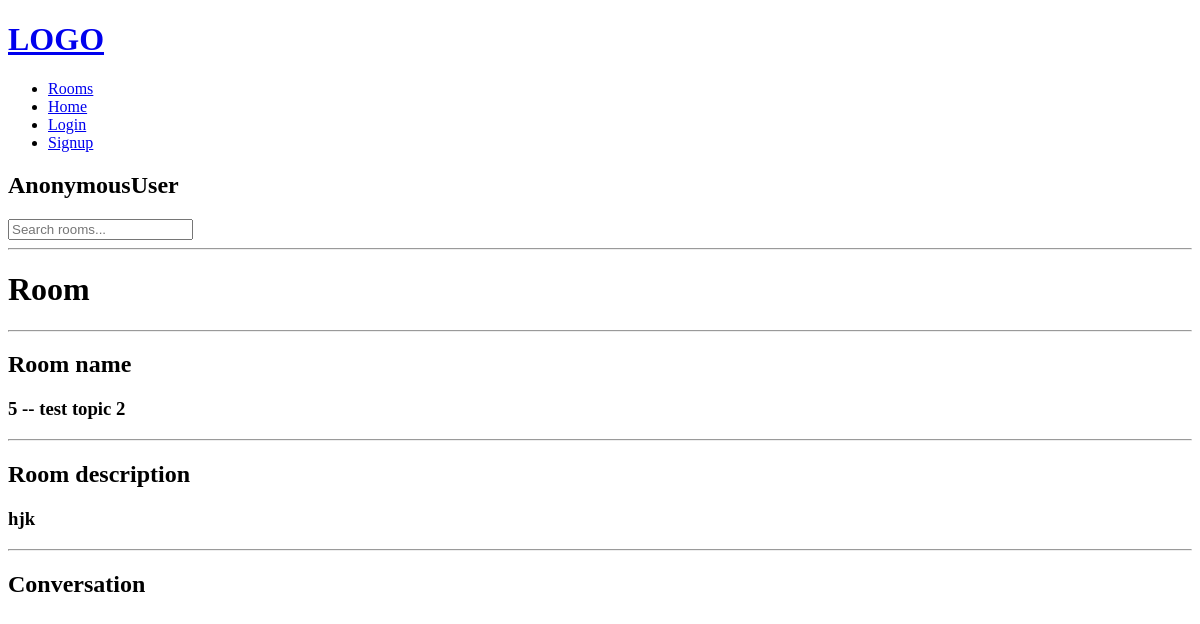
Before: /room/5/ with the older database file.
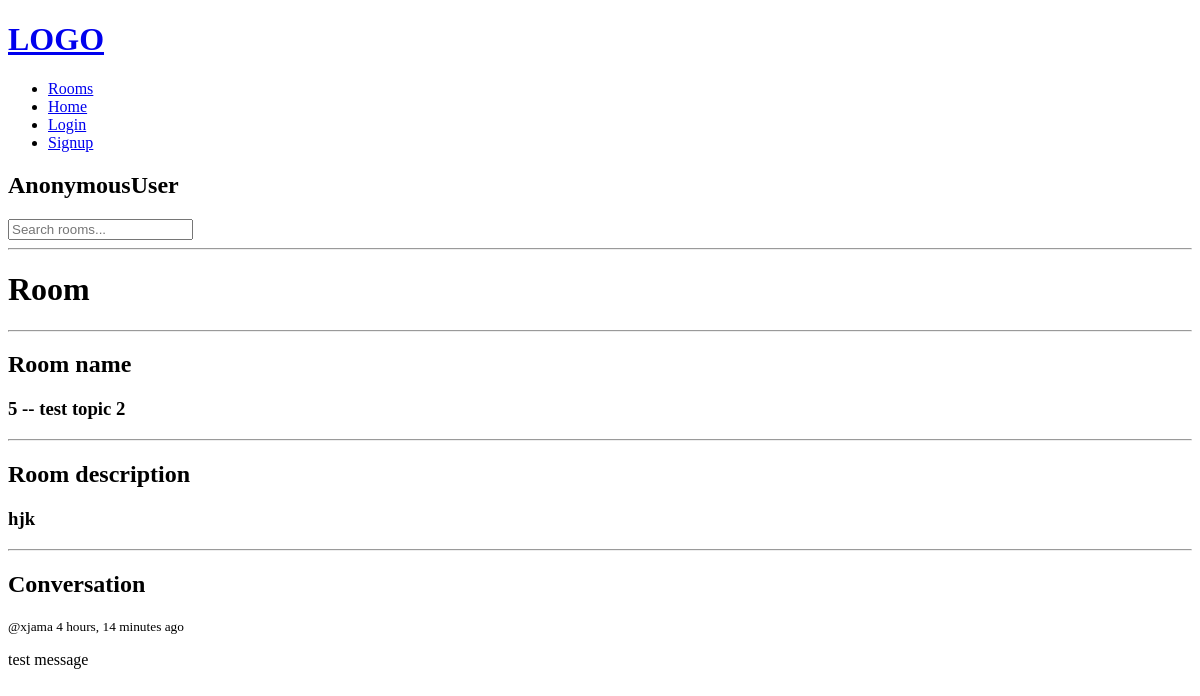
After: the same page with the newer database file.
### base/models.py (models this page shows, shortened)
class Message(models.Model):
    user = models.ForeignKey(User, on_delete=models.SET_NULL, null=True)
    room = models.ForeignKey(Room, on_delete=models.SET_NULL, null=True, related_name="room")
    body = models.TextField()
    updated = models.DateTimeField(auto_now=True)
    created = models.DateTimeField(auto_now_add = True)

### base/views.py (the view, shortened to what this page needs)
# urls.py: path("room/<int:pk>/", views.room, name="room"),
def room(request, pk):
    room_data = Room.objects.get(id=pk)
    messages_data = Message.objects.filter(room__id = room_data.id)
    context = {'room': room_data, 'messages_data': messages_data}
    return render(request, "base/room.html", context)

### base/templates/base/room.html (shortened to what this page needs)
{% extends "main.html" %}
{% block content %}
<h1>Room</h1>
<div>
    <hr>
    <h2>Room name</h2>
    <h3>{{ room.id }} -- {{ room.name }}</h3>
    <hr>
    <h2>Room  description</h2>
    <h3>{{ room.description }}</h3>
    <hr>
    <h2>Conversation</h2>
    {% for message in messages_data %}
    <div>
        <small>@{{message.user}} {{message.created|timesince}} ago</small>
        <p>{{message.body}}</p>
    </div>
    {% endfor %}
</div>
{% endblock content %}

Changed rows visible on the page:
added Message: user "xjama", created "4 hours, 14 minutes", body "test message"
